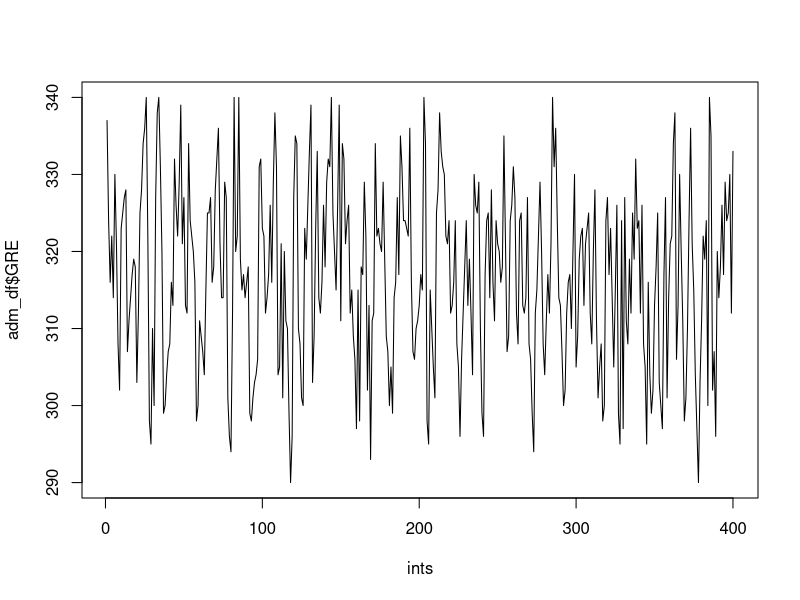
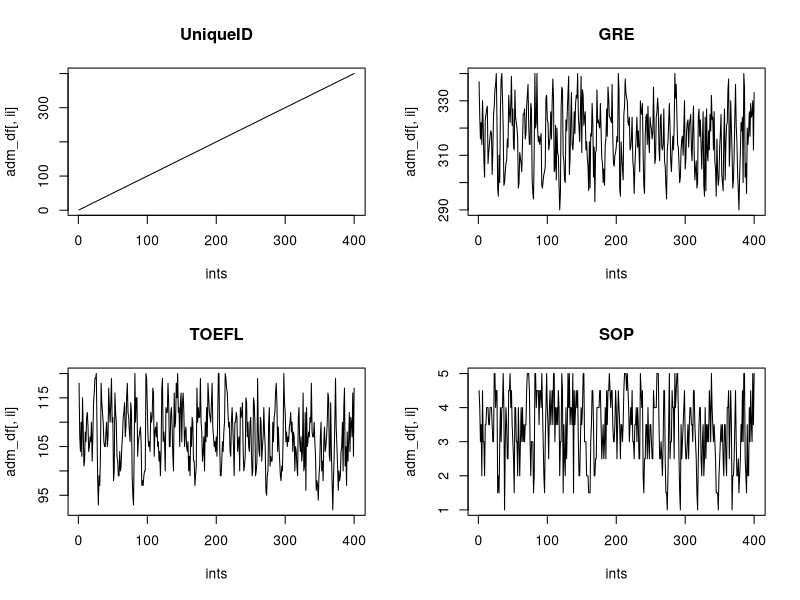
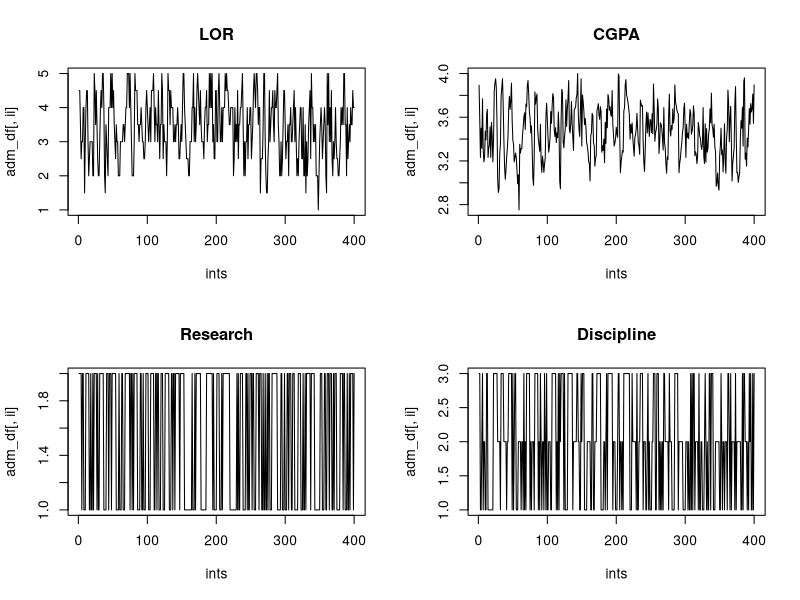
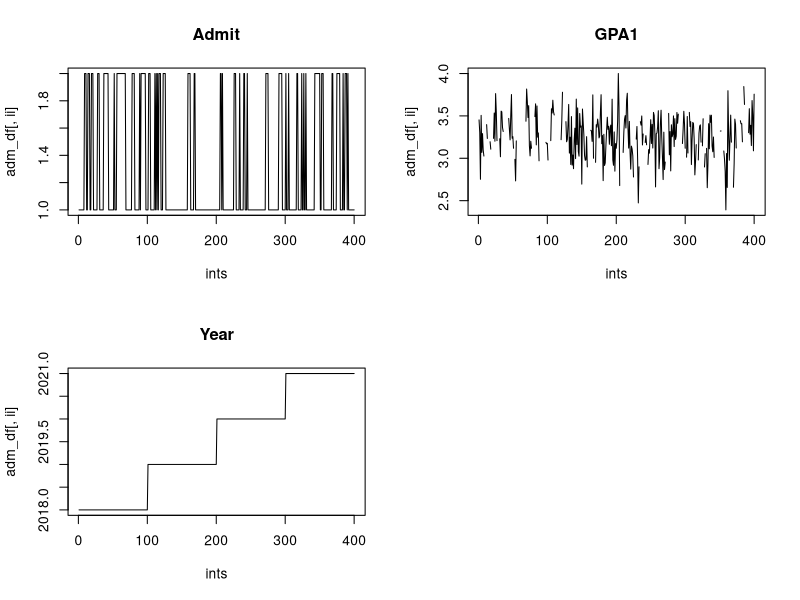
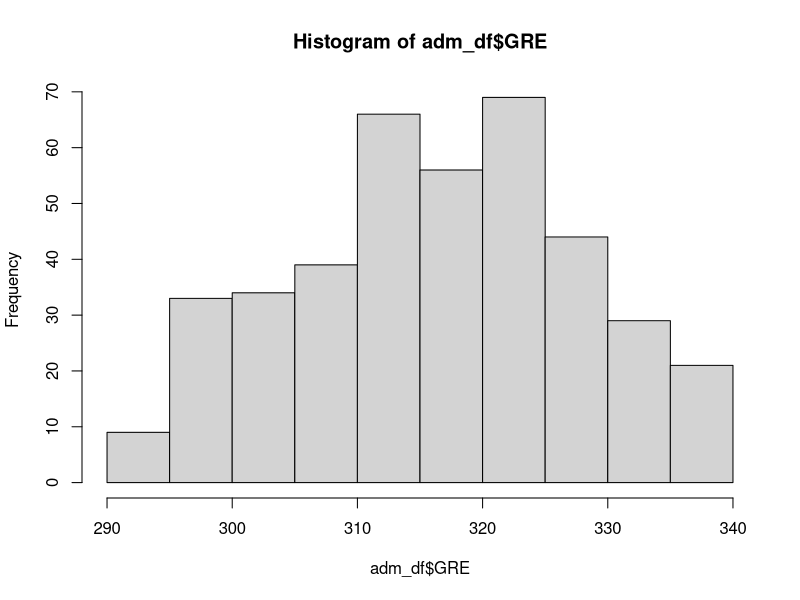
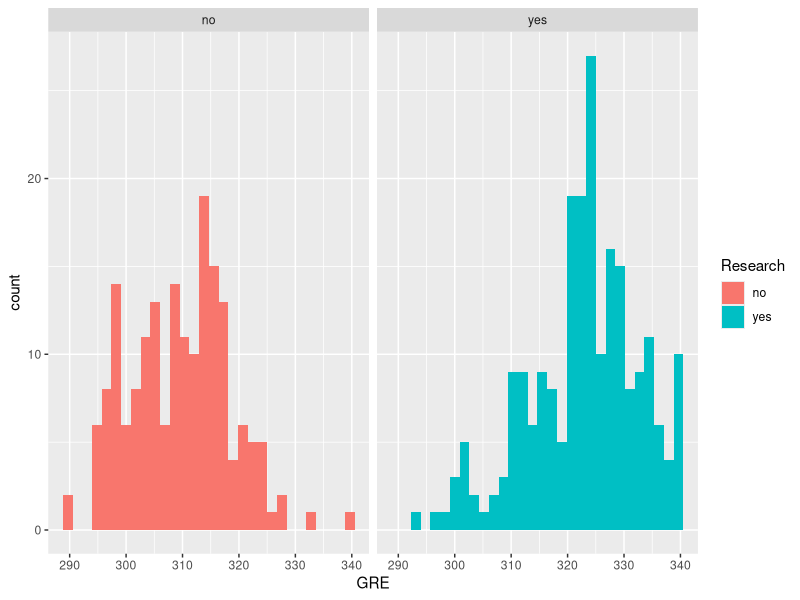
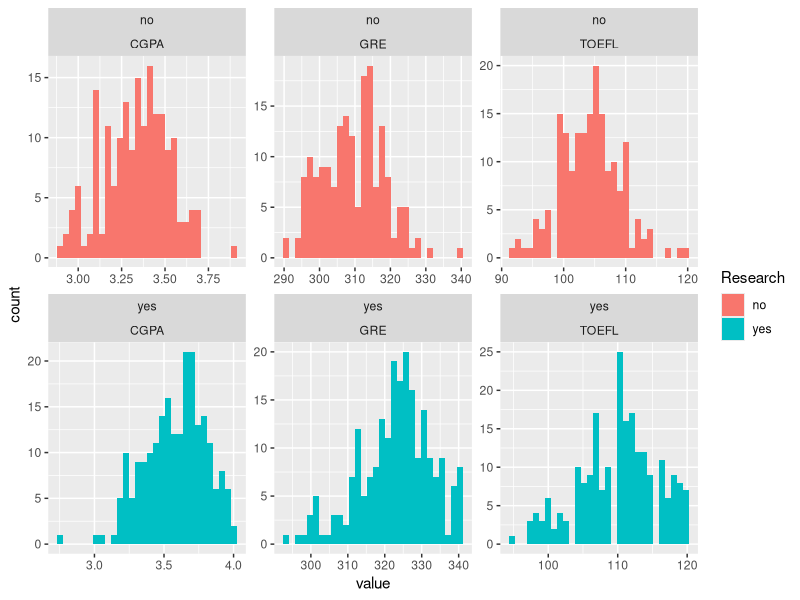
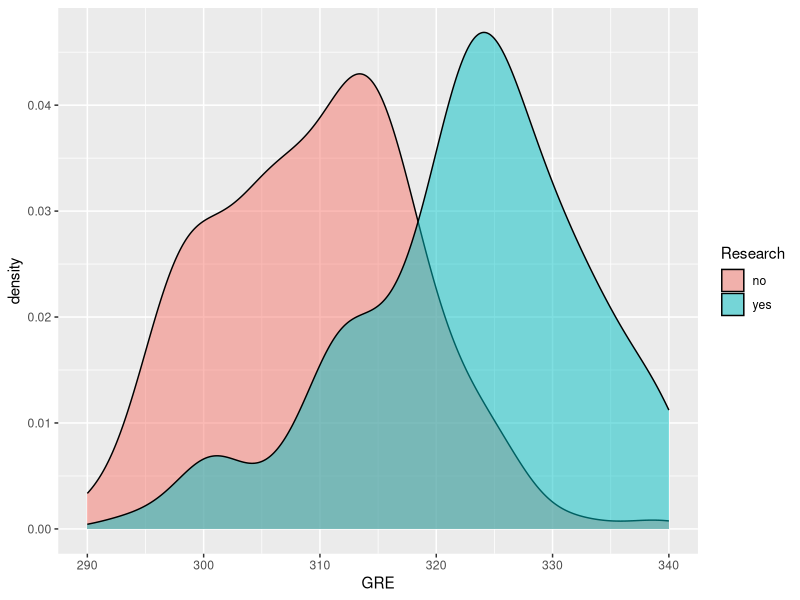

The R script that drew these images, in order: (Note: this script raises an error after producing the figures.)
#' ---
#' title: "Exploratory Data Analysis"
#' author:
#'   - Tyler B. Garner, tbg5023@psu.edu
#'   - Jennifer Valcin, jpv5319@psu.edu
#' output:
#'   html_document:
#'     toc: true
#'     toc_float: true
#'     collapsed: false
#'     theme: united
#'     highlight: tango
#' ---

#+ setup, include = FALSE
knitr::opts_knit$set(root.dir = '../')

# data set modified from https://www.kaggle.com/datasets/akshaydattatraykhare/data-for-admission-in-the-university

#' ## Introduction
#' 
#' Exploratory Data Analysis (EDA) is an approach to analyzing and summarizing data sets to gain a better understanding of the underlying structure, patterns, and relationships. It is often used as a preliminary step before more formal statistical modeling or hypothesis testing. EDA typically involves visualizing data using plots and graphs, calculating summary statistics, and identifying outliers and other unusual observations. The goal is to identify patterns, trends, and insights that can inform further analysis and decision-making.
#' 
#' There are several steps and techniques that are commonly used in performing Exploratory Data Analysis (EDA):
#'
#' 1. **Importing and cleaning the data** - This involves loading the data into a software environment and checking for missing values, duplicated values, and other inconsistencies.
#'
#' 2. **Identifying patterns and outliers** - This involves identifying patterns, trends, and  outliers in the data by examining the visualizations and summary statistics from the previous steps.
#'
#' 3. **Univariate analysis** - This involves analyzing each variable independently by calculating summary statistics (such as mean, median, and standard deviation) and creating visualizations (such as histograms and box plots) to understand the distribution of each variable.
#' 
#' 4. **Bivariate analysis** - This involves analyzing the relationship between two variables by  creating visualizations (such as scatter plots and correlation matrix) and calculating  correlation coefficients (such as Pearson’s  *r*) to understand the strength and direction of the relationship.
#' 
#' 5. **Multivariate analysis** - This involves analyzing the relationship between more than two variables by creating visualizations (such as scatter plot matrix and parallel coordinates plot) and using techniques such as principal component analysis (PCA) to understand the structure of  the data.
#' 
#' Note that EDA is an iterative process and not all techniques will be applied depending on the data set and question(s).  Additionally, you may need to go back and repeat steps or apply different techniques as you gain a deeper understanding of the data.
#' 
#' 
#' ### Data
#' 
#' Before working with the dataset you should get an idea of how it was collected and what it (should) contain. The dataset we will be using was collected by a university to determine what factors influence acceptance and the success of foreign students in their graduate programs. The data was collected for 400 applicants over a 4 year period, some of who were accepted and the rest rejected into the school. The variables include:
#' 
#' - *UniqueID* - a unique identifier for each applicant.
#' - *GRE* - the Graduate Record Examination score.
#' - *TOEFL* - the Test of English as a Foreign Language score.
#' - *SOP* - a scoring of their Statement of Purpose.
#' - *LOR* - a scoring for their Letters of Recommendation.
#' - *CGPA* - their standardized, Cumulative Grade Point Average.
#' - *Research* - whether the applicant has undergraduate research experience.
#' - *Discipline* - the general discipline that the applicant is applying to.
#' - *Admit* - if the applicant was accepted.
#' - *GPA1* - the first year Grade Point Average for accepted students.
#' - *Year* - the year that the applicant applied to the school.
#' 
#' 
#' ## Data import and cleaning
#'
#' First we will need to import our data set into `R`. The data is stored in a .csv file, which we can read in using the `read.csv()` function by passing a string that gives the relative file path. When loading in data we should assign it to an object so that we can call functions on it. We should also get a glance at our data to get a sense for what it looks like, which we can do using the `head()` function to see the first few rows.

#+ load-data
adm_df <- read.csv("data/raw/adm_data.csv")

head(adm_df)

#' ### Data structure
#' 
#' Before diving into analyses it is good to know how the dataset is structured. With the `str()` function we can print the dimensions of the dataset in rows (observations) by columns (variables), in addition to listing the variables, their types, and their first few values. 

#+ str
str(adm_df)

#' We can see that there are 402 total observations across 11 variables. Four of the variables were read in as `int`, meaning *integer*, which is specific numeric data type that does not allow decimal points. Other variables are coded as either `num` for *numeric*, which can include decimal points, and `chr` for *character* which is the same as *string*.
#' 
#' For our analysis we will want to re-code these variables as factors, which we can easily do with the `factor()` function. After assigning the variables to factors we can use the `summary()` function again to see how those variables are distributed.

#+ code-factors
adm_df$Research <- factor(adm_df$Research)
adm_df$Discipline <- factor(adm_df$Discipline)
adm_df$Admit <- factor(adm_df$Admit)

summary(adm_df)


#' ### Check for missing values
#' 
#' To check for missing values or `NA` values we can use the `is.na()` function. This function returns a logical vector or matrix indicating which elements are missing.  When wrapped in the `sum()` function, the total number of `NA` values will be returned.

#+ any-na
sum(is.na(adm_df))

#' We can further use an apply function to get the total number of missing values in each variable (column).

#+ sapply-na
sapply(adm_df, function(x) sum(is.na(x)))

#' The output above shows us that all of the missing values are within the *GPA1* variable. Using some filtering and the `head()` function we can print a few rows that have missing values.

#+ head-na
head(adm_df[is.na(adm_df$GPA1), ])

#' It appears that when *Admit* is "Rejected" then there is a missing value for *GPA1*. This would make sense as students who were not admitted to the school would not have a GPA for their first year in the program. We can check this further by filtering for missing values in *GPA1* then getting the summary statistics for *Admit* and *GPA1* with `summary()`.

#+ summary-na
summary(adm_df[is.na(adm_df$GPA1), c("Admit", "GPA1")])

#' We can confirm that all of the missing values in *GPA1* are when an applicant was "Rejected", and it would make sense to leave the missing values as they are. However, if we did need to resolve missing values we have a few options available to handle them:
#'
#' 1. **Remove observations** - This involves removing any observations that have missing values. This can be a viable option if the missing values are relatively few and scattered throughout the dataset. However, if a large proportion of the dataset is missing, this approach may result in losing important information.
#' 2. **Use a flag variable** - This involves creating a new variable that indicates whether a value is missing or not. This allows the model to take into account the missing data, but it requires the model to be able to handle missing data.
#' 3. **Ignore the variable** - If the variable with missing values is not important for the analysis, it can be ignored.
#' 4. **Imputation** - This involves replacing the missing values with estimates. Simple imputation methods replace missing values using the mean, median, or mode of the non-missing values. Some methods include using a predictive model, such as regression or k-nearest neighbors to estimate the missing values based on the other variables in the data set. There are also advanced imputation methods like hot-deck imputation or multiple imputation.
#' 
#' It's important to consider the specific characteristics of your data and the goals of your analysis when deciding which strategy to use. It is also important to note that imputation methods can introduce bias and variability in the data, so it's essential to validate the results and check the assumptions of the model if imputation method is chosen.
#' 
#' 
#' ### Check for duplicated values
#' 
#' Whether to keep or remove duplicate rows depends on the specific characteristics of your data and the goals of your analysis. If the duplicates represent meaningful observations, such as multiple measurements taken at different times, then it may be appropriate to keep the duplicate rows. However, if the duplicates are the result of errors or inaccuracies in the data collection process, it may be appropriate to remove them.
#'
#' In `R`, the `duplicated()` function is used to identify duplicate rows in a data frame or matrix. This function returns a logical vector indicating which rows are duplicates.  Like with `is.na()`, when wrapped in the `sum()` function, the total number of duplicated rows (`TRUE` values) will be returned. 

#+ any-duplicated
sum(duplicated(adm_df))

#' This dataset has 2 duplicated observations, which makes sense as we expected there to be 400 observations in total but saw that there are actually 402. Since we also know that each observation has a unique identifier, these duplicates are likely an error and can be removed. To do so, we can wrap the data frame in the `unique()` function to return only unique rows.

#+ unique
adm_df <- unique(adm_df)

str(adm_df)

#' Alternatively, if you were to decide to keep the duplicate rows, it is important to be aware that they may introduce bias, noise, and variability in the data, so it is essential to validate the results and check the assumptions of the model. If the duplicates represent a small proportion of the data and not having them would affect the analysis, it is a good practice to keep them and note their presence in the analysis.
#' 
#' 
#' ### Check for patterns
#' 
#' Checking for patterns in exploratory data analysis is important because it allows us to identify relationships, trends, and outliers in the data, which can help inform our modeling choices and ensure that we are not making erroneous conclusions.
#' 
#' One type of pattern that can quickly be problematic is whether the variables have any trends with their location in the dataset. This could be the result of non-random sampling and/or non-independent observations, which would violate the assumptions of many analysis methods, or could be the result of prior sorting, which would not be a problem. Alternatively, if we are dealing with time-series data we would likely expect to see some kind of trend that we would want to model.
#' 
#' To check whether there are any trends among the variables by their location, we can plot each variable against their row number. First, we will create a vector of numbers ranging from 1 to the total number of rows. That vector will then be used for the x-axis in the `plot()` function, while we plot our variables on the y-axis.

#+ pattern
ints <- 1:nrow(adm_df)

plot(ints, adm_df$GRE, type = 'l')

#' Plotting each variable will be quite tedious, so instead we can use a loop function to quickly generate each plot. We will give these plots titles so that when we view them we are sure which variable we are observing.
#' 
#' Because there are 10 variables we will be making 10 plots. So, it would make sense to plot some of them together in the same graphic. We will use `par(mfrow = c(2, 2))` to tell `R` to plot on a 2 x 2 grid, so that we can fit 4 plots in a single graphical space. After the loop we will reset to the default of a 1 x 1 space with `par(mfrow = c(1, 1))`.
#' 
#' In the `for` loop, we will loop through a sequence of numbers from 1 to the total number of columns, 10. At each iteration, the loop will plot a line plot of the observed values against the number of the observation, which we defined in `ints` above. We will also add a title to the plot by indexes the column name at each iteration so that it is clear which plots belong to which variables.

#+ pattern-loop
par(mfrow = c(2, 2))
for (ii in 1:ncol(adm_df)) {
  plot(ints, adm_df[, ii], type = 'l')
  title(colnames(adm_df)[ii])
}
par(mfrow = c(1, 1))

#' Except for *UniqueID*, where a trend would be expected, we do not notice any obvious trends in the variables.
#' 
#' 
#' ## Univariate analysis
#' 
#' Univariate analysis is a statistical technique that is used to analyze and summarize a single variable. The goal of univariate analysis is to understand the distribution and properties of a single variable, without considering any relationships with other variables.
#' 
#' Univariate analysis typically involves calculating summary statistics such as the mean, median, and standard deviation, and creating visualizations such as histograms, box plots, and frequency tables to understand the distribution of the variable.
#' 
#' 
#' ### Printing specific summary statistics
#' 
#' As we saw above we can use the `summary()` function to get general summary statistics on our dataset, however what if we want to know some more specific statistics? For example, maybe we want to know the group means and errors between the *GRE* scores of applicants who did or did not do undergraduate research for each year in our dataset. The `summarise()` function in `dplyr` is a powerful tool that, when combined with other functions, provide details about the data set.  For example, we can print the means and standard deviations of GRE scores separately for accepted and rejected applicants.
#' 
#' * `group_by()` groups each unique level in the Admit column (Accepted or Rejected).
#' * `summarize()` creates two new columns that will will name mean_GRE and sd_GRE with the means   and standard deviations of GRE scores as given by the `mean()` and `sd()` functions.

#+ dplyr-summ
library(dplyr)

adm_df %>%
  group_by(Research, Year) %>%
  summarize(mean_GRE = mean(GRE),
            sd_GRE = sd(GRE))

#' From the summary statistics, we might hypothesize that GRE scores are higher for students who did undergraduate research, and that the scores generally may be decreasing over the four years for those applicants who did not do research during their undergraduate program.
#' 
#' 
#' ### Distributions
#' 
#' Understanding the distribution of variables is crucial for building accurate and effective models. The distribution of a variable refers to the way in which the values of that variable are spread across the data set.
#' 
#' Different types of variables can have different distributions. For example, continuous variables (such as height or weight) often follow a normal distribution, which is bell-shaped and symmetric. Categorical variables (such as gender or nationality) may follow a discrete distribution, where the values are restricted to a finite number of categories.
#' 
#' Understanding the distribution of variables is important because it affects how we model them. For example, if a variable follows a normal distribution, we can use a linear model to predict its values. However, if the variable is highly skewed or has outliers, we may need to use a different type of model, such as a non-linear model or a generalized linear model.
#' 
#' In addition, the distribution of variables can affect the assumptions of the modeling process. For example, linear models assume that the residuals (the difference between the predicted values and the actual values) follow a normal distribution. If this assumption is violated, the model may not be accurate or reliable.
#' 
#' In the context of EDA, univariate distributions can be visualized using histograms, box plots, density plots, and other statistical plots. These plots can provide insights into the shape of the distribution, such as whether it is symmetrical or skewed, as well as information about the central tendency and variability of the data.
#' 
#' 
#' #### Histograms
#' 
#' Histograms are graphs used to visualize the distribution of a continuous variable. They display the frequency or count of observations within each interval or bin of the variable's range, allowing for a quick understanding of the shape, central tendency, and variability of the data.
#' 
#' We can plot a basic histogram by supplying a continuous variable (as a vector) to the `hist()` function.

#+ hist
hist(adm_df$GRE)

#' With `ggplot()`, part of the `ggplot2` package, we can easily make more advanced plots. For example, we can plot multiple histograms for a continuous variable, each representing some factor.
#' 
#' Here, we will plot the histograms of *GRE* for each level of *Research*. The first argument in `ggplot()` takes our dataset, then we will out the `aes()` (aesthetics) argument, where we define which variables to plot on the axis, to use for coloring, etc. Next, we add `geom_histogram()` following a `+` to tell `ggplot()` to use a histogram geometry for plotting. Finally, we add `facet_wrap()` to define how we want to wrap a set of panels, which we do with `~ Research` to indicate wrapping by the values of the *Research* variable.

#+ gg-hist
library(ggplot2)

ggplot(adm_df,
       aes(x = GRE,
           fill = Research)) +
  geom_histogram() +
  facet_wrap(~ Research)

#' Using piping and some data manipulation tools from the `dplyr` and `tidyr` packages, we can also simultaneously plot histograms of multiple variables.
#' 
#' Here, we will simultaneously plot histograms for *CGPA*, *GRE*, and *TOEFL* with each separated by *Research*. We will first pipe the dataset into the `pivot_longer()` function, which creates two new variables based on a list of other variables, one with the *name* of the variables and the second with their *value*. We will then pipe the modified dataset into `ggplot()`.

#+ gg-hist-facet
library(tidyr)

adm_df %>%
  pivot_longer(c(CGPA, GRE, TOEFL)) %>%
  ggplot(aes(x = value,
             fill = Research)) +
  geom_histogram(position = 'identity') +
  facet_wrap(~ Research * name,
             # Let each panel have independently scaled x- and y-axis
             scales = 'free')

#' From the histograms, it appears students who have undergraduate research experience tend to have higher cumulative GPAs and score higher on the GRE and TOEFL exams.
#' 
#' 
#' #### Density plots
#' 
#' Density plots are a type of graph used to display the probability distribution of a continuous variable. They estimate the underlying probability density function of the data and display it as a smooth curve. The area under the curve represents the probability of observing a value within a particular range of the variable. Density plots are useful for understanding the shape, central tendency, and variability of the distribution of a variable, and they can be particularly helpful when comparing the distributions of multiple variables or groups.
#' 
#' 

#+ gg-density
ggplot(adm_df,
       aes(x = GRE,
           fill = Research)) +
  geom_density(alpha = 0.5)

#' While density plots can be better than histograms to compare the distributions of multiple groups, like if there are too few bins in a histogram if there is too much smoothing in a density plot it can hide important features of the distribution.
#' 
#' 
#' #### Boxplots
#' 
#' Boxplots are a type of graph used to visualize the distribution of a variable. They display the five-number summary (minimum, maximum, median, and first and third quartiles) of the variable, as well as any outliers. Boxplots are useful for comparing the distribution of one or more variables across different groups or categories.
#' 
#' Here, we will plot the distributions of *SOP* for the three disciplines. While we can do so with the `boxplot()` function in base `R`, `ggplot()` makes it much easier for us.

#+ gg-boxpl
ggplot(adm_df,
       aes(x = Discipline,
           y = SOP)) +
  geom_boxplot()

#' From the plots, it appears that students in *Science & Eng* have higher scores on *SOP* while those in *Humanities and Soc Science* score the lowest overall.
#' 
#' Because boxplots summarize the data into quantiles it is very useful for non-normal data, in addition to normalized data. Just note that if using a statistical test based on the assumption of normality, boxplots may not be the most appropriate type of plot to visualize your results. Instead, pointranges, lineranges, and errorbars around the means may be more appropriate.
#' 
#' 
#' #### Scatterplots
#' 
#' Scatterplots are a type of graph used to display the relationship between two continuous variables. They plot the values of one variable on the x-axis and the values of the other variable on the y-axis. Each point on the plot represents a single observation, and the pattern of the points can provide insights into the strength and direction of the relationship between the variables. Scatterplots are commonly used in exploratory data analysis and can be helpful in identifying patterns, trends, and outliers in the data.
#' 
#' 

#+ gg-point
ggplot(adm_df,
       aes(x = GRE,
           y = CGPA)) +
  geom_point()


#' ### Statistical methods to assess distributions
#' 
#' 
#' 
#' #### Shapiro-Wilk normality test
#' 
#' The Shapiro-Wilk test is a statistical test used to assess whether a given dataset follows a normal distribution. It is based on the comparison between the observed distribution of the data and the expected distribution under a normal distribution assumption. The test produces a test statistic and a p-value, with a p-value below a specified threshold indicating evidence against the null hypothesis of normality. The Shapiro-Wilk test is commonly used in many fields, including psychology, biology, and economics, to determine whether data should be analyzed using parametric statistical methods that assume normality.

#+ shapiro
shapiro.test(adm_df$CGPA)

#' From the results of the Shapiro-Wilk test we can conclude that the *CGPA* variable is approximately normally distributed.
#' 
#' 
#' #### &chi;^2^ test
#' 
#' The &chi;^2^ test is a statistical test used to determine whether there is a significant association between two categorical variables. The test compares the observed frequencies of each category to the expected frequencies, assuming that there is no association between the variables. The test produces a test statistic and a p-value, with a p-value below a specified threshold indicating evidence against the null hypothesis of no association.

#+ chisq
table(adm_df$Discipline,
      adm_df$Research)

chisq.test(adm_df$Discipline,
           adm_df$Research)


#' #### Correlations
#' 
#' Correlation is a statistical technique used to measure the strength and direction of the relationship between two variables. Correlation coefficients range from -1 to 1, with 0 indicating no correlation, -1 indicating a perfect negative correlation (i.e., as one variable increases, the other decreases), and 1 indicating a perfect positive correlation (i.e., as one variable increases, the other increases). Correlations can be used to identify patterns in data and to make predictions about future behavior. However, it is important to remember that correlation does not imply causation and that other factors may be influencing the relationship between the variables.
#' 
#' First, we will mutate all of the variables into the numeric type so that correlations can be calculated on them. Then, we will pipe the transformed data into the `cor()` function to calculate the Spearman-rank correlations between each variable. We will use the `corrplot()` function from the `corrplot` library to visualize the resulting Spearman-rank correlations.

#+ cor
adm_cor <- adm_df %>%
  mutate(across(everything(), as.numeric)) %>%
  cor(method = 'spearman')

library(corrplot)

corrplot(adm_cor, method = 'square')

#' Notably there are some `?` values on the plot. These originate from having missing values in the *GPA1* variable, which the `cor()` function is not able to handle. To look at relationships with the *GPA1* variable, we would need to subset our data to only include observations without missing values.
#' 
#' As we observe the other variables in the dataset we do see a lot of correlations between the variables. Positive (blue) correlations between *GRE*, *TOEFL*, *SOP*, *LOR*, and *CGPA* indicate that they follow similar increasing trends. For *Discipline*, while we see a moderately positive correlation on the plot, because the data is unordered we should not necessarily make any inferences just yet. Alternatively, the *Admit* variable is strongly (and negatively) correlated with a lot of the scoring variables as well as *Research*. The reason for this negative relationship is that when we changed the *Admit* variable to the numeric type it was recoded so that *Accepted* is 1 and *Rejected* is 2. When recoding, it is always important to understand how the variables are being recoded.
#' 
#' 
#' ## Multivariate comparisons
#' 
#' Multivariate comparisons involve analyzing relationships between multiple variables simultaneously. These comparisons can be useful for identifying complex patterns of association and for understanding the joint effects of different variables on an outcome of interest. There are several methods for conducting multivariate comparisons, including multiple regression analysis, principal component analysis, factor analysis, and cluster analysis. Each of these methods has its own strengths and weaknesses and should be chosen based on the research question and the type of data being analyzed. Overall, multivariate comparisons can provide a more comprehensive understanding of complex relationships between variables and can help to improve the accuracy and precision of statistical analyses.
#' 
#' 
#' ### Pairs plots
#' 
#' We can also plot the data points against each other into one plot to visualize relationships. One simple method for doing this is using the `pairs()` function, which will plot all of the variables against one another after automatically converting them to the numeric type.
#' 
#' As a warning: as the number of variables and observations increase the time it takes to plot all of the data points also increases. Make sure you have a good understanding of your data before trying to plot a large number of data points.

#+ pairs
pairs(adm_df)

#' The `GGally` package extends the utility of this type of plotting with the `ggpairs()` function, by printing a `ggplot`-style pairs plot which can identify different types of variables and select the appropriate style of plot rather than only producing scatterplots. `ggpairs()` also has the utility of plotting density distributions of each variable and giving some basic statistical information such as correlation coefficients and their significance.
#' 
#' This also increases the complexity of plotting the data compared to the `pairs()` plot above, so we will only plot a select group of variables against one another as an example.

#+ gg-pairs
library(GGally)

adm_df %>%
  select(c(CGPA, GRE, SOP, LOR, Research, Discipline)) %>%
  ggpairs()


#' ### Principal component analysis
#' 
#' Principal component analysis (PCA) is a statistical technique used to reduce the dimensionality of a dataset by transforming the original variables into a smaller number of uncorrelated variables, called principal components. The principal components are ordered by the amount of variance they explain in the original data, with the first component explaining the most variance. PCA can be useful for visualizing complex relationships between variables, identifying underlying patterns in the data, and reducing noise and redundancy in the data. It is commonly used in many fields, including biology, finance, and image processing.

adm_pca <- prcomp(adm_df %>%
                    select(!c(UniqueID, GPA1)) %>%
                    mutate(across(everything(),
                                  as.numeric)),
                  center = TRUE,
                  scale. = TRUE)

biplot(adm_pca,
       xlabs = rep('.', 400))


#' Before wrapping up, we should save our dataset that we modified so that we do not have to go through the same process again every time we come back to it. By saving the dataset as a `.RDS` file using the `saveRDS()` function. Then, when we load the `.RDS` file later the modified dataset and its metadata (things like variable types) will be restored.

#+ save
saveRDS(adm_df, 'data/interim/adm_df.RDS')


#' ## Concluding remarks
#' 
#' EDA is an essential step in the statistical analysis of any dataset. By examining the distribution, variability, and relationships between variables, researchers can gain a deeper understanding of the data and make informed decisions about appropriate statistical methods. In this tutorial, we have discussed several techniques for EDA, including histograms, box plots, correlation analysis, and PCA. By using these techniques, researchers can identify patterns, outliers, and potential sources of bias or confounding, ultimately leading to more accurate and reliable statistical analyses.




